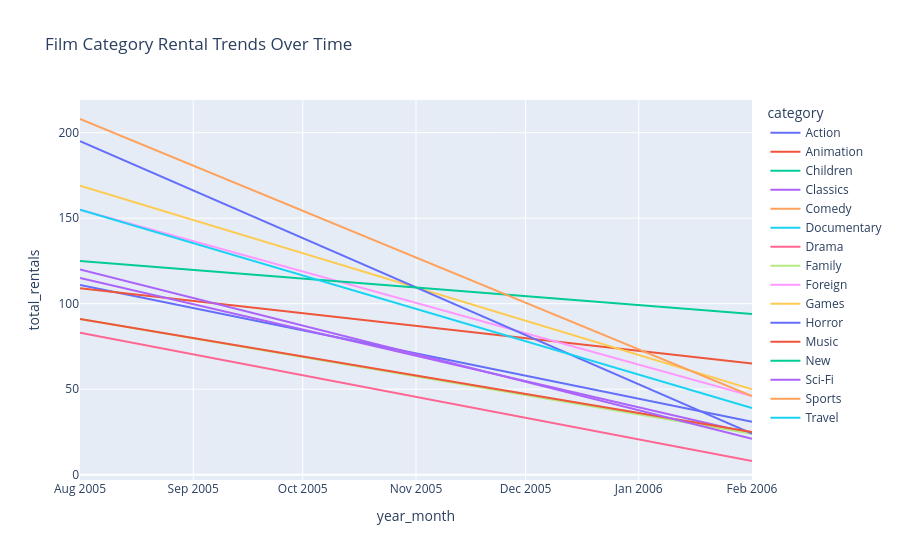

Here is the notebook cell this chart was saved with:
### Code cell
category_trend = merged_df1.groupby(['year_month', 'category']).agg(
    total_rentals=('total_num_of_rental', 'sum'),
    total_revenue=('total_rental_revenue', 'sum')
).reset_index()

import plotly.express as px

fig_category_trend = px.line(
    category_trend,
    x='year_month',
    y='total_rentals',
    color='category',
    title='Film Category Rental Trends Over Time'
)

fig_category_trend.show()

### Figure 1 — Plotly figure (JSON) as saved in the notebook; plotly's stock layout.template omitted (floating-point values rounded to 4 significant figures)
{"data": [{"hovertemplate": "category=Action<br>year_month=%{x}<br>total_rentals=%{y}<extra></extra>", "legendgroup": "Action", "line": {"color": "#636efa", "dash": "solid"}, "marker": {"symbol": "circle"}, "mode": "lines", "name": "Action", "orientation": "v", "showlegend": true, "type": "scatter", "x": ["2005-08", "2006-02"], "xaxis": "x", "y": [111, 31], "yaxis": "y"}, {"hovertemplate": "category=Animation<br>year_month=%{x}<br>total_rentals=%{y}<extra></extra>", "legendgroup": "Animation", "line": {"color": "#EF553B", "dash": "solid"}, "marker": {"symbol": "circle"}, "mode": "lines", "name": "Animation", "orientation": "v", "showlegend": true, "type": "scatter", "x": ["2005-08", "2006-02"], "xaxis": "x", "y": [109, 65], "yaxis": "y"}, {"hovertemplate": "category=Children<br>year_month=%{x}<br>total_rentals=%{y}<extra></extra>", "legendgroup": "Children", "line": {"color": "#00cc96", "dash": "solid"}, "marker": {"symbol": "circle"}, "mode": "lines", "name": "Children", "orientation": "v", "showlegend": true, "type": "scatter", "x": ["2005-08"], "xaxis": "x", "y": [197], "yaxis": "y"}, {"hovertemplate": "category=Classics<br>year_month=%{x}<br>total_rentals=%{y}<extra></extra>", "legendgroup": "Classics", "line": {"color": "#ab63fa", "dash": "solid"}, "marker": {"symbol": "circle"}, "mode": "lines", "name": "Classics", "orientation": "v", "showlegend": true, "type": "scatter", "x": ["2005-08", "2006-02"], "xaxis": "x", "y": [115, 24], "yaxis": "y"}, {"hovertemplate": "category=Comedy<br>year_month=%{x}<br>total_rentals=%{y}<extra></extra>", "legendgroup": "Comedy", "line": {"color": "#FFA15A", "dash": "solid"}, "marker": {"symbol": "circle"}, "mode": "lines", "name": "Comedy", "orientation": "v", "showlegend": true, "type": "scatter", "x": ["2005-08"], "xaxis": "x", "y": [184], "yaxis": "y"}, {"hovertemplate": "category=Documentary<br>year_month=%{x}<br>total_rentals=%{y}<extra></extra>", "legendgroup": "Documentary", "line": {"color": "#19d3f3", "dash": "solid"}, "marker": {"symbol": "circle"}, "mode": "lines", "name": "Documentary", "orientation": "v", "showlegend": true, "type": "scatter", "x": ["2005-08"], "xaxis": "x", "y": [66], "yaxis": "y"}, {"hovertemplate": "category=Drama<br>year_month=%{x}<br>total_rentals=%{y}<extra></extra>", "legendgroup": "Drama", "line": {"color": "#FF6692", "dash": "solid"}, "marker": {"symbol": "circle"}, "mode": "lines", "name": "Drama", "orientation": "v", "showlegend": true, "type": "scatter", "x": ["2005-08", "2006-02"], "xaxis": "x", "y": [83, 8], "yaxis": "y"}, {"hovertemplate": "category=Family<br>year_month=%{x}<br>total_rentals=%{y}<extra></extra>", "legendgroup": "Family", "line": {"color": "#B6E880", "dash": "solid"}, "marker": {"symbol": "circle"}, "mode": "lines", "name": "Family", "orientation": "v", "showlegend": true, "type": "scatter", "x": ["2005-08", "2006-02"], "xaxis": "x", "y": [91, 24], "yaxis": "y"}, {"hovertemplate": "category=Foreign<br>year_month=%{x}<br>total_rentals=%{y}<extra></extra>", "legendgroup": "Foreign", "line": {"color": "#FF97FF", "dash": "solid"}, "marker": {"symbol": "circle"}, "mode": "lines", "name": "Foreign", "orientation": "v", "showlegend": true, "type": "scatter", "x": ["2005-08", "2006-02"], "xaxis": "x", "y": [155, 46], "yaxis": "y"}, {"hovertemplate": "category=Games<br>year_month=%{x}<br>total_rentals=%{y}<extra></extra>", "legendgroup": "Games", "line": {"color": "#FECB52", "dash": "solid"}, "marker": {"symbol": "circle"}, "mode": "lines", "name": "Games", "orientation": "v", "showlegend": true, "type": "scatter", "x": ["2005-08", "2006-02"], "xaxis": "x", "y": [169, 50], "yaxis": "y"}, {"hovertemplate": "category=Horror<br>year_month=%{x}<br>total_rentals=%{y}<extra></extra>", "legendgroup": "Horror", "line": {"color": "#636efa", "dash": "solid"}, "marker": {"symbol": "circle"}, "mode": "lines", "name": "Horror", "orientation": "v", "showlegend": true, "type": "scatter", "x": ["2005-08", "2006-02"], "xaxis": "x", "y": [195, 24], "yaxis": "y"}, {"hovertemplate": "category=Music<br>year_month=%{x}<br>total_rentals=%{y}<extra></extra>", "legendgroup": "Music", "line": {"color": "#EF553B", "dash": "solid"}, "marker": {"symbol": "circle"}, "mode": "lines", "name": "Music", "orientation": "v", "showlegend": true, "type": "scatter", "x": ["2005-08", "2006-02"], "xaxis": "x", "y": [91, 25], "yaxis": "y"}, {"hovertemplate": "category=New<br>year_month=%{x}<br>total_rentals=%{y}<extra></extra>", "legendgroup": "New", "line": {"color": "#00cc96", "dash": "solid"}, "marker": {"symbol": "circle"}, "mode": "lines", "name": "New", "orientation": "v", "showlegend": true, "type": "scatter", "x": ["2005-08", "2006-02"], "xaxis": "x", "y": [125, 94], "yaxis": "y"}, {"hovertemplate": "category=Sci-Fi<br>year_month=%{x}<br>total_rentals=%{y}<extra></extra>", "legendgroup": "Sci-Fi", "line": {"color": "#ab63fa", "dash": "solid"}, "marker": {"symbol": "circle"}, "mode": "lines", "name": "Sci-Fi", "orientation": "v", "showlegend": true, "type": "scatter", "x": ["2005-08", "2006-02"], "xaxis": "x", "y": [120, 21], "yaxis": "y"}, {"hovertemplate": "category=Sports<br>year_month=%{x}<br>total_rentals=%{y}<extra></extra>", "legendgroup": "Sports", "line": {"color": "#FFA15A", "dash": "solid"}, "marker": {"symbol": "circle"}, "mode": "lines", "name": "Sports", "orientation": "v", "showlegend": true, "type": "scatter", "x": ["2005-08", "2006-02"], "xaxis": "x", "y": [208, 46], "yaxis": "y"}, {"hovertemplate": "category=Travel<br>year_month=%{x}<br>total_rentals=%{y}<extra></extra>", "legendgroup": "Travel", "line": {"color": "#19d3f3", "dash": "solid"}, "marker": {"symbol": "circle"}, "mode": "lines", "name": "Travel", "orientation": "v", "showlegend": true, "type": "scatter", "x": ["2005-08", "2006-02"], "xaxis": "x", "y": [155, 39], "yaxis": "y"}], "layout": {"legend": {"title": {"text": "category"}, "tracegroupgap": 0}, "title": {"text": "Film Category Rental Trends Over Time"}, "xaxis": {"anchor": "y", "domain": [0, 1], "title": {"text": "year_month"}}, "yaxis": {"anchor": "x", "domain": [0, 1], "title": {"text": "total_rentals"}}}}
